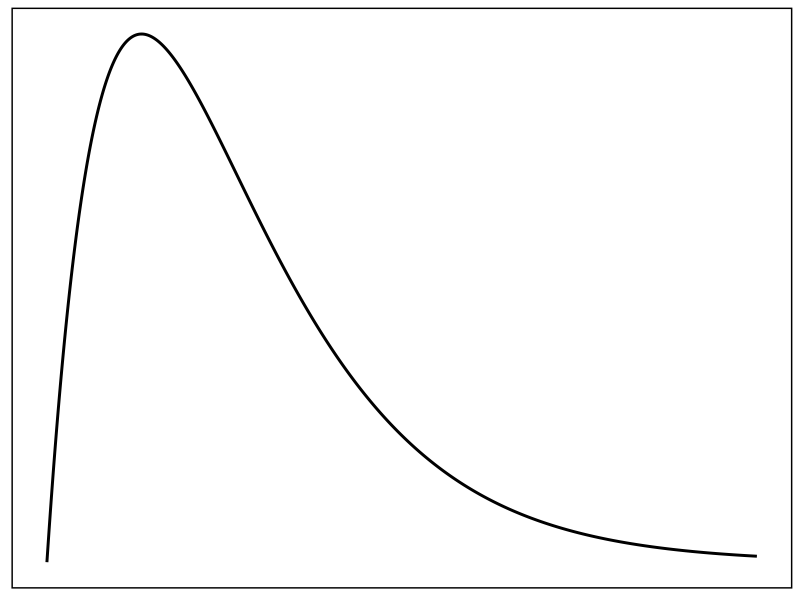
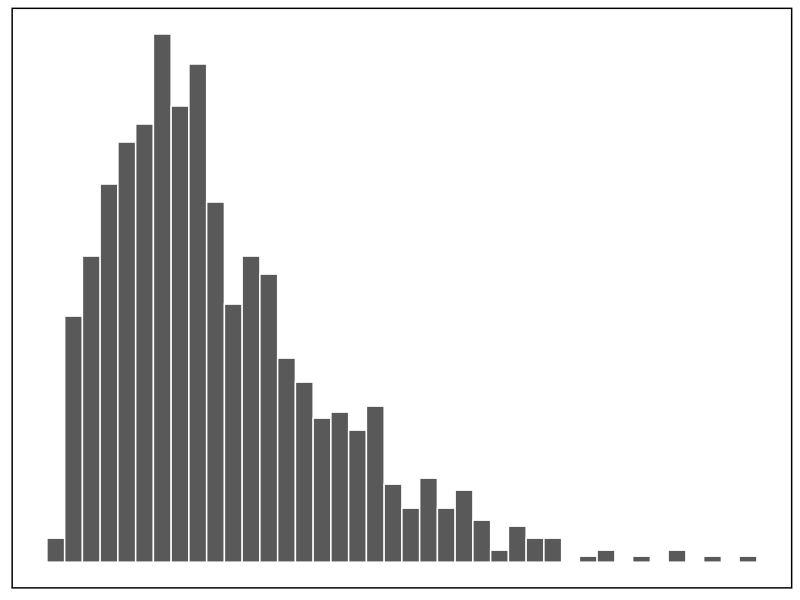
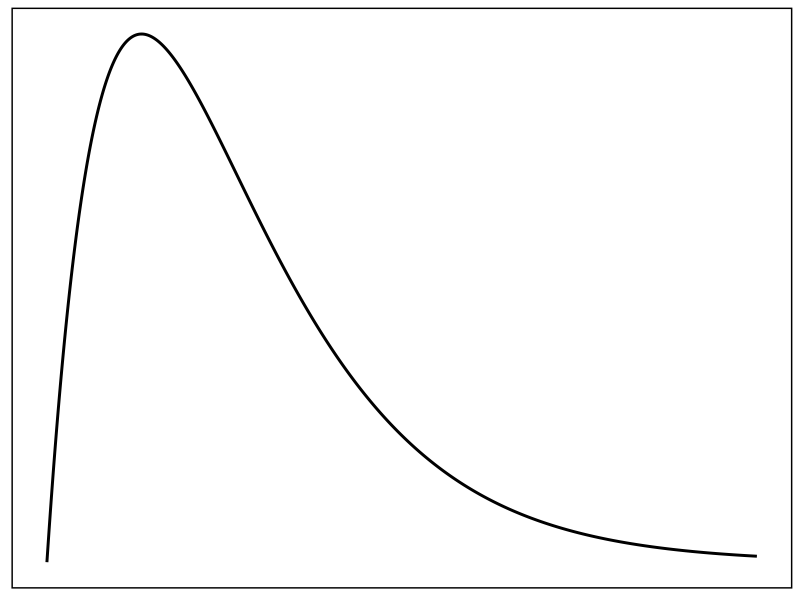
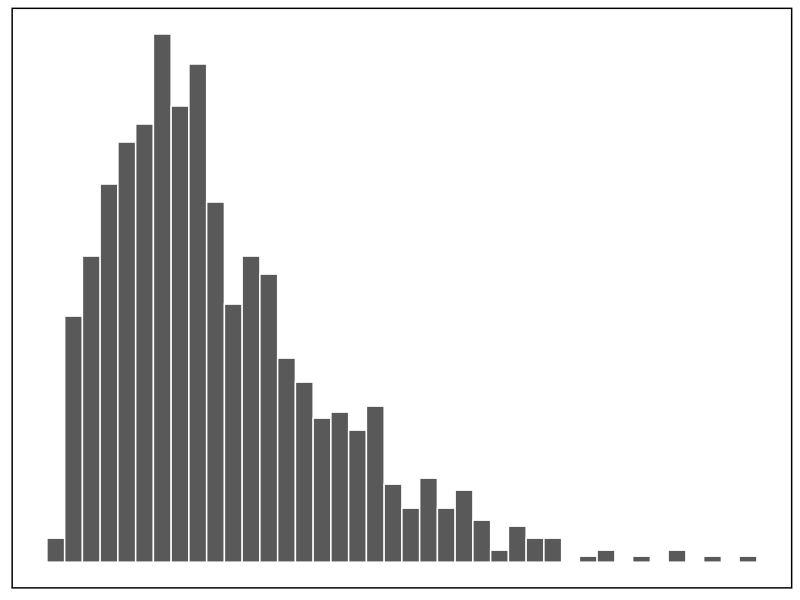

The R script that drew these images, in order:
# Load required packages
library(ggplot2)

# Construct data for plotting
x <- seq(from = 0, to = 15, length = 1000)
y <- dgamma(x, shape = 2, scale = 2)
df <- data.frame(x, y)

# Plot density
ggplot(df, aes(x, y)) +
  geom_line(size = 1) +
  theme_minimal() +
  theme(axis.title.x = element_blank(),
        axis.text.x = element_blank(),
        axis.ticks.x = element_blank(),
        axis.title.y = element_blank(),
        axis.text.y = element_blank(),
        axis.ticks.y = element_blank(),
        panel.grid.major = element_blank(), 
        panel.grid.minor = element_blank(),
        # panel.background = element_blank(),
        # axis.line = element_line()
        panel.background = element_rect(
          colour = "black",
          size = 1
        )
  )

# Save plot
ggsave("illustrations/gamma-distribution.png", width = 6, height = 3)

# Plot histogram
set.seed(2228)
ggplot(data.frame(x = rgamma(1000, shape = 2, scale = 2)), aes(x)) +
  geom_histogram(color = "white", bins = 40) +
  theme_minimal() +
  theme(axis.title.x = element_blank(),
        axis.text.x = element_blank(),
        axis.ticks.x = element_blank(),
        axis.title.y = element_blank(),
        axis.text.y = element_blank(),
        axis.ticks.y = element_blank(),
        panel.grid.major = element_blank(), 
        panel.grid.minor = element_blank(),
        # panel.background = element_blank(),
        # axis.line = element_line()
        panel.background = element_rect(
          colour = "black",
          size = 1
        )
  )

# Save plot
ggsave("illustrations/gamma-sample.png", width = 6, height = 3)
